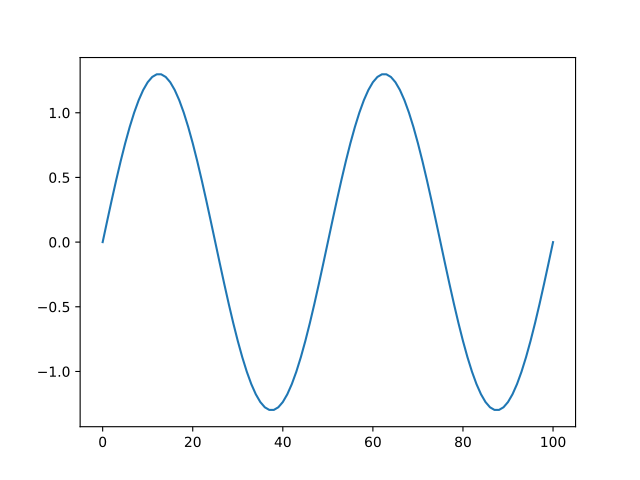

Here is the Python script that generated this plot:
import power1d

obj = power1d.geom.Sinusoid( Q=101, q0=0, amp=1.3, hz=2 )
obj.plot()
